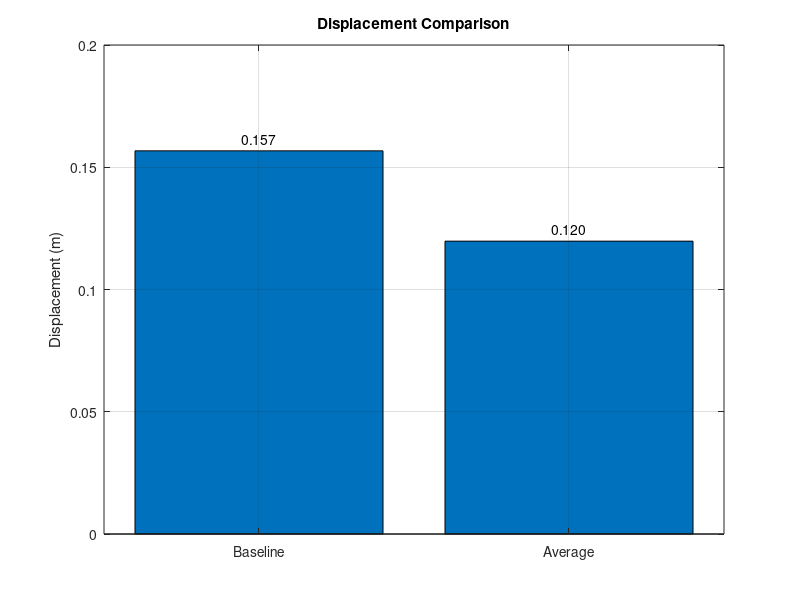
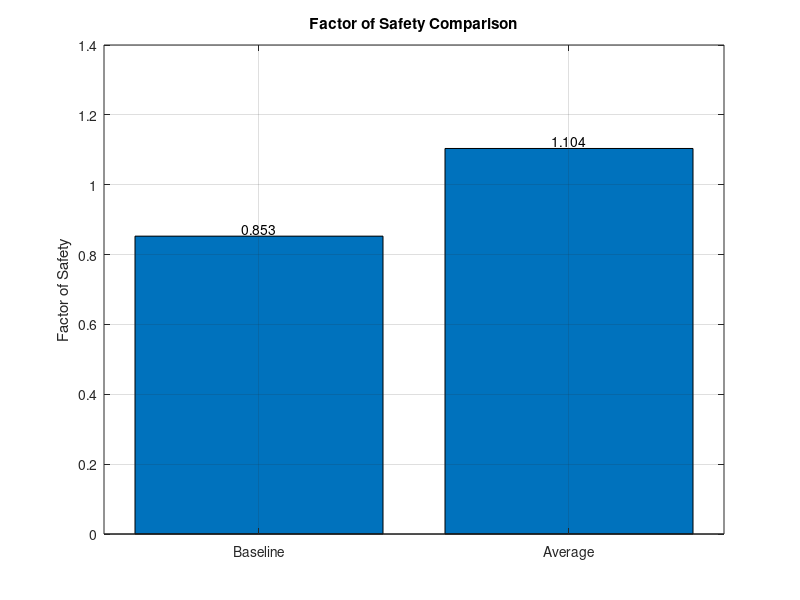

These charts were generated, in order, by the following MATLAB code:
clc;
clear;
close all;

%% Generate Random (but realistic) Baseline Values
rng(1); % for reproducibility

% Displacement (in meters, small values)
base_disp = 0.15 + 0.05*rand();     % ~0.15–0.20
avg_disp  = base_disp - (0.02 + 0.02*rand()); % improved (lower)

% Factor of Safety (dimensionless)
base_fos = 0.7 + 0.2*rand();        % ~0.7–0.9
avg_fos  = base_fos + (0.2 + 0.2*rand()); % improved (higher)

%% Display Values in Command Window
fprintf('\n===== BASELINE PERFORMANCE =====\n');
fprintf('Base Displacement : %.4f m\n', base_disp);
fprintf('Avg Displacement  : %.4f m\n', avg_disp);
fprintf('Base FoS          : %.4f\n', base_fos);
fprintf('Avg FoS           : %.4f\n', avg_fos);
fprintf('================================\n\n');

%% Plot 1: Displacement Comparison
figure('Name','Displacement Comparison','Color','w');

bar([base_disp avg_disp])
set(gca,'XTickLabel',{'Baseline','Average'})
ylabel('Displacement (m)')
title('Displacement Comparison')
grid on

% Value labels
text(1, base_disp+0.005, num2str(base_disp,'%.3f'),'HorizontalAlignment','center');
text(2, avg_disp+0.005, num2str(avg_disp,'%.3f'),'HorizontalAlignment','center');

%% Plot 2: Factor of Safety Comparison
figure('Name','Factor of Safety Comparison','Color','w');

bar([base_fos avg_fos])
set(gca,'XTickLabel',{'Baseline','Average'})
ylabel('Factor of Safety')
title('Factor of Safety Comparison')
grid on

% Value labels
text(1, base_fos+0.02, num2str(base_fos,'%.3f'),'HorizontalAlignment','center');
text(2, avg_fos+0.02, num2str(avg_fos,'%.3f'),'HorizontalAlignment','center');
